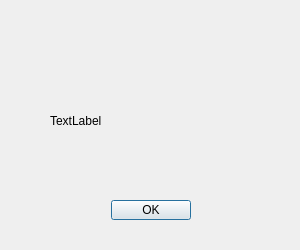
<?xml version="1.0" encoding="UTF-8"?>
<ui version="4.0">
 <class>WinLossDialog</class>
 <widget class="QDialog" name="WinLossDialog">
  <property name="geometry">
   <rect>
    <x>0</x>
    <y>0</y>
    <width>300</width>
    <height>250</height>
   </rect>
  </property>
  <property name="windowTitle">
   <string>Dialog</string>
  </property>
  <widget class="QDialogButtonBox" name="ok_buttonBox">
   <property name="geometry">
    <rect>
     <x>110</x>
     <y>200</y>
     <width>81</width>
     <height>20</height>
    </rect>
   </property>
   <property name="sizePolicy">
    <sizepolicy hsizetype="Fixed" vsizetype="Fixed">
     <horstretch>0</horstretch>
     <verstretch>0</verstretch>
    </sizepolicy>
   </property>
   <property name="orientation">
    <enum>Qt::Horizontal</enum>
   </property>
   <property name="standardButtons">
    <set>QDialogButtonBox::Ok</set>
   </property>
  </widget>
  <widget class="QLabel" name="winloss_label">
   <property name="geometry">
    <rect>
     <x>50</x>
     <y>70</y>
     <width>201</width>
     <height>101</height>
    </rect>
   </property>
   <property name="text">
    <string>TextLabel</string>
   </property>
  </widget>
 </widget>
 <resources/>
 <connections>
  <connection>
   <sender>ok_buttonBox</sender>
   <signal>accepted()</signal>
   <receiver>WinLossDialog</receiver>
   <slot>accept()</slot>
   <hints>
    <hint type="sourcelabel">
     <x>248</x>
     <y>254</y>
    </hint>
    <hint type="destinationlabel">
     <x>157</x>
     <y>274</y>
    </hint>
   </hints>
  </connection>
  <connection>
   <sender>ok_buttonBox</sender>
   <signal>rejected()</signal>
   <receiver>WinLossDialog</receiver>
   <slot>reject()</slot>
   <hints>
    <hint type="sourcelabel">
     <x>316</x>
     <y>260</y>
    </hint>
    <hint type="destinationlabel">
     <x>286</x>
     <y>274</y>
    </hint>
   </hints>
  </connection>
 </connections>
</ui>
